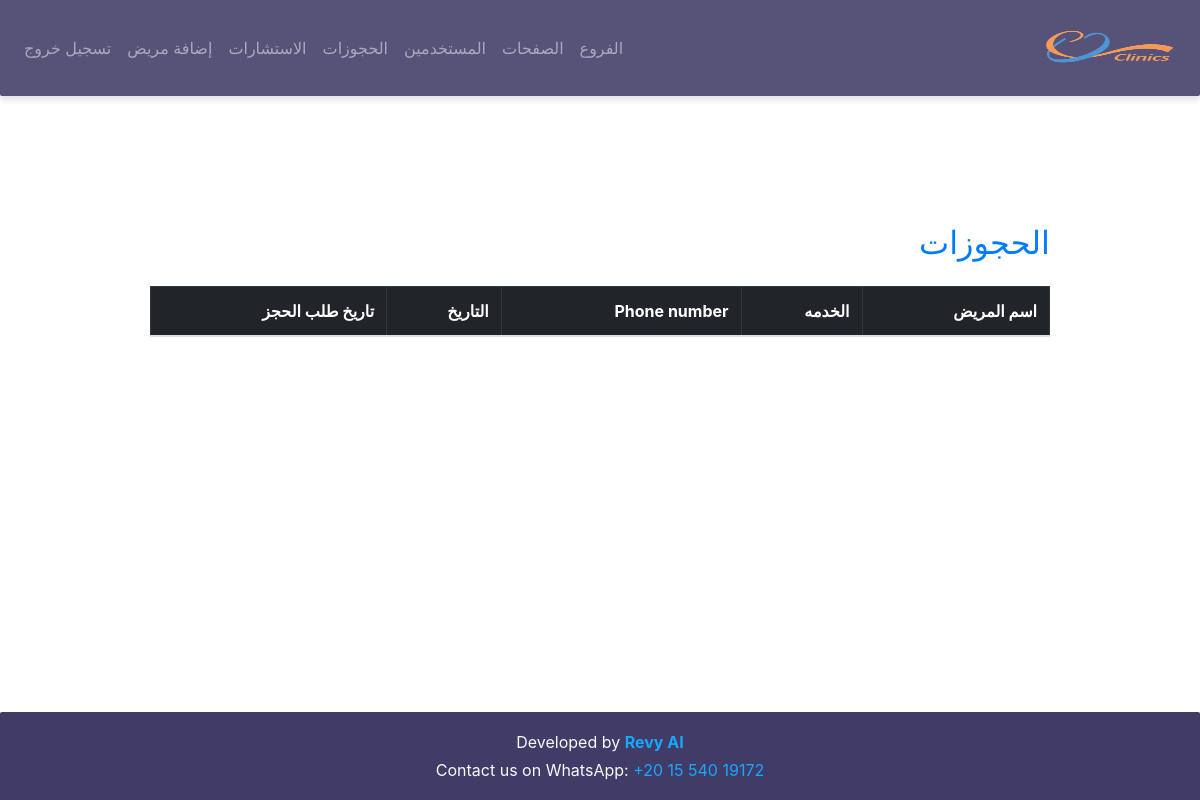
Page /booking (signed in) on the earlier database version.
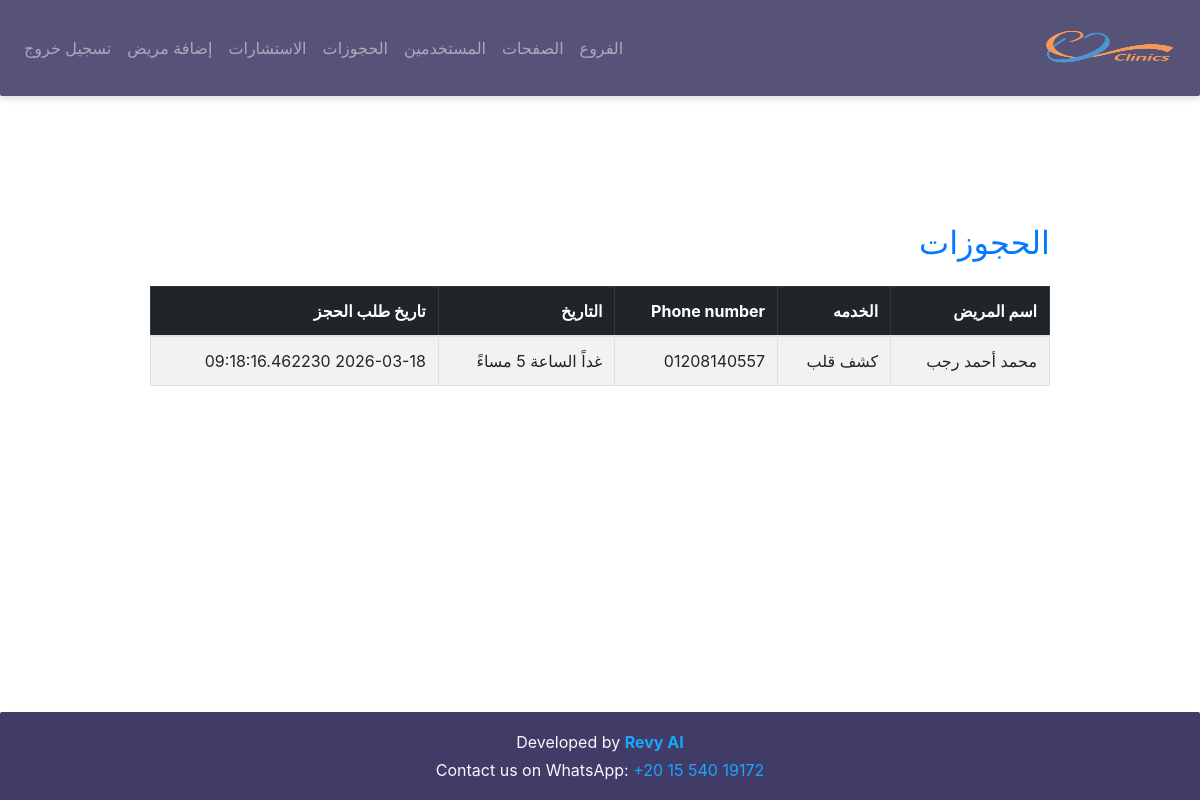
Same page on the later database version.
### models/models.py (models this page shows)
class Booking(db.Model):
    __tablename__ = "booking"
    id = db.Column(db.Integer, primary_key=True)
    name = db.Column(db.String(120), nullable=False)
    services = db.Column(db.Text)
    date = db.Column(db.String(100))
    phone_number = db.Column(db.String(50))
    booking_time = db.Column(db.DateTime, default=datetime.now(egypt_tz))

### app.py (the view)
@app.route('/booking')
@login_required
def booking():
    books = Booking.query.all()
    return render_template('booking.html', books=books)

### app.py (called while the page is built)
@login_manager.user_loader
def load_user(user_id):
    return User.query.get(int(user_id))

### templates/booking.html (shortened to what this page needs)
{% extends 'base.html' %}
{% block content %}
<div class="container mt-4">
<div class="d-flex justify-content-between align-items-center mb-3">
<h2 class="text-primary">الحجوزات</h2>
</div>
<table class="table table-striped table-bordered">
<thead class="table-dark">
<tr>
<th>اسم المريض</th>
<th>الخدمه</th>
<th>Phone number</th>
<th>التاريخ</th>
<th>تاريخ طلب الحجز</th>
</tr>
</thead>
<tbody>
{% for book in books %}
<tr>
<td>{{ book.name }}</td>
<td>{{ book.services }}</td>
<td>{{ book.phone_number }}</td>
<td>{{ book.date }}</td>
<td>{{ book.booking_time }}</td>
</tr>
{% endfor %}
</tbody>
</table>
</div>
{% endblock %}

### templates/base.html (shortened to what this page needs)
<!DOCTYPE html>
<html lang="ar" dir="rtl">
<head>
    <link rel="stylesheet" href="{{ url_for('static', filename='css/bootstrap.min.css') }}">
</head>
<body>
    <nav class="navbar navbar-expand-md navbar-dark bg-dark fixed-top">
        <a class="navbar-brand" href="#"><img src="{{ url_for('static', filename='images/WhatsApp_Image_2026-01-01_at_9.22.33_PM-removebg-preview.png') }}" alt="Dental Clinic" width="150" height="70"></a>
        <div class="collapse navbar-collapse" id="navbarNav">
            <ul class="navbar-nav ml-auto">
                {% if current_user.is_authenticated %}
                <li class="nav-item">
                    <a class="nav-link" href="{{ url_for('clinics') }}">الفروع</a>
                </li>
                <li class="nav-item">
                    <a class="nav-link" href="{{ url_for('clinic_pages') }}">الصفحات</a>
                </li>
                <li class="nav-item">
                    <a class="nav-link" href="{{ url_for('users') }}">المستخدمين</a>
                </li>
                <li class="nav-item">
                    <a class="nav-link" href="{{ url_for('booking') }}">الحجوزات</a>
                </li>
                <li class="nav-item">
                    <a class="nav-link" href="{{ url_for('dashboard') }}">الاستشارات</a>
                </li>
                <li class="nav-item">
                    <a class="nav-link" href="{{ url_for('add_patient') }}">إضافة مريض</a>
                </li>
                {% endif %} {% if current_user.is_authenticated %}
                <li class="nav-item">
                    <a class="nav-link" href="{{ url_for('logout') }}">تسجيل خروج</a>
                </li>
                {% else %}
                <li class="nav-item">
                    <a class="nav-link" href="{{ url_for('index') }}">تسجيل دخول</a>
                </li>
                {% endif %}
            </ul>
        </div>
    </nav>
    <div class="container content" style="padding-top: 100px">
        {% with messages = get_flashed_messages(with_categories=true) %}
        <div class="alert-container" style="padding-top: 100px">
                    </div>
                    {% endwith %} {% block content %}{% endblock %}
                </div>
                <footer class="footer bg-dark text-light">
                    <div class="container text-center py-2">
                        <p class="mb-1">Developed by <strong><a  target="_blank" href="https://revyai.tech/">Revy AI</a></strong></p>
                        <p class="mb-0">Contact us on WhatsApp:
                            <a href="https://wa.me/201554019172" target="_blank">
                +20 15 540 19172
            </a>
                        </p>
                    </div>
                </footer>
</body>
</html>

### templates/base.html (style rules this page uses)
html, body { height: 100%; margin: 0; display: flex; flex-direction: column; }
.container { max-width: 960px; margin: 0 auto; padding-top: 100px; }
.content { flex: 1; }
.alert-container { position: fixed; top: 0; right: 0; left: 0; z-index: 1000; text-align: center; padding: 10px; }
.navbar { opacity: 0.8; background-color: #2D2757 !important; box-shadow: 0 4px 6px rgba(0, 0, 0, .15); border-radius: 0px 0px 2px 2px; }
.footer { opacity: 0.9; background-color: #2D2757 !important; box-shadow: 0 4px 6px rgba(0, 0, 0, .15); border-radius: 2px 2px 0 0; padding: 10px 0; text-align: center; margin-top: 6px; min-width: 100% !important; }
.footer a { color: #009dff; text-decoration: none; }

Differences in the rows shown:
added Booking: name "محمد أحمد رجب", services "كشف قلب", phone_number "01208140557", date "غداً الساعة 5 مساءً", booking_time "2026-03-18 09:18:16.462230"
